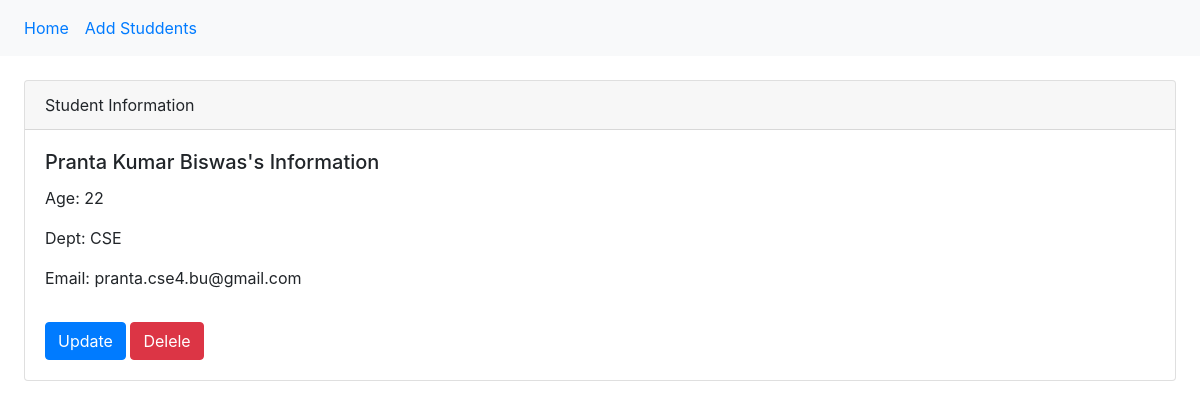
/student_info/14, run on the app's committed database.
### first_app/models.py (models this page shows, shortened)
class StudentModel(models.Model):
    name = models.CharField(max_length=50)
    age = models.IntegerField()
    dept = models.CharField( max_length=50)
    email = models.EmailField( max_length=254)

### first_app/views.py (the view)
# urls.py: path('student_info/<int:student_id>',views.student_info, name="student_info"),
def student_info(request, student_id):
    student_info = StudentModel.objects.get(pk=student_id)
    diction={'student_info':student_info}
    return render(request, 'first_app/student_info.html', context = diction)

### templates/first_app/student_info.html
{% extends 'first_app/base.html' %}
{% block body_block %}
<div class="card m-4">
    <div class="card-header">Student Information</div>
    <div class="card-body">
    <h5 class="card-title">{{student_info.name}}'s Information</h5>
    <p class="card-text">Age: {{ student_info.age }}</p>
    <p class="card-text">Dept: {{ student_info.dept }}</p>
    <p class="card-text">Email: {{ student_info.email }}</p>
    <a href="{% url 'first_app:update_info' student_id=student_info.id %}" class="mt-3 btn btn-primary">Update</a>
    <a href="{% url 'first_app:delete_info' student_id=student_info.id %}" class="mt-3 btn btn-danger">Delele</a>
    </div>
</div>
{% endblock body_block %}

### data on the page
StudentModel: name "Pranta Kumar Biswas", age "22", dept "CSE", email "pranta.cse4.bu@gmail.com"
